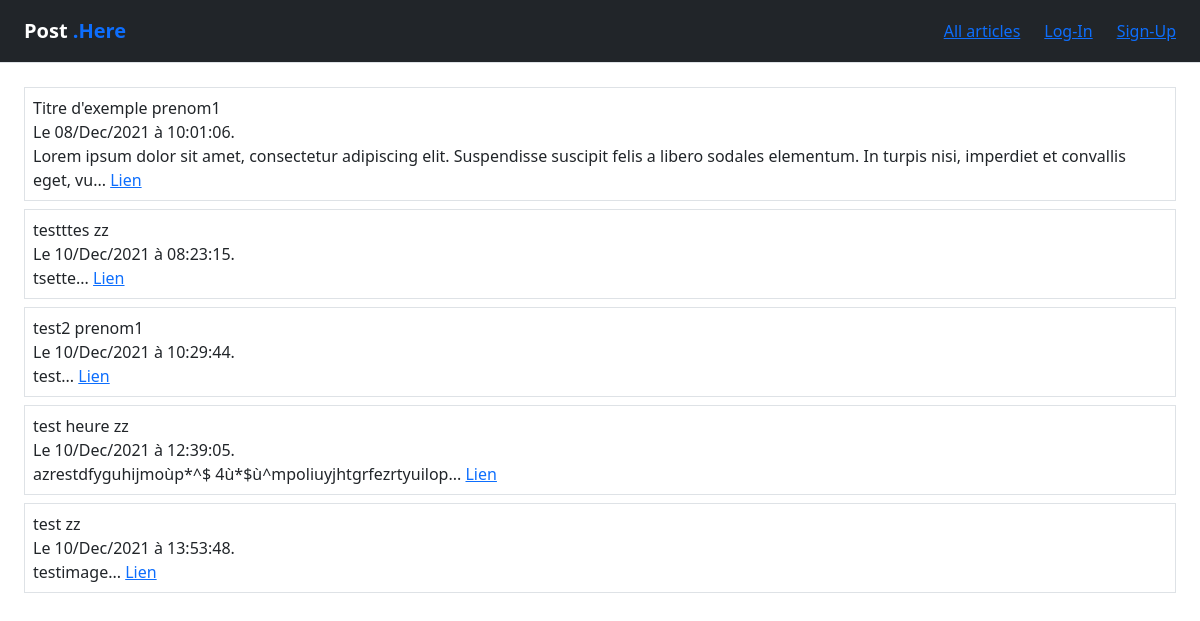
The page / on the database its author committed.
### tables this page shows
CREATE TABLE `posts` (
  `id` int(11) NOT NULL,
  `title` varchar(255) NOT NULL,
  `image` longblob DEFAULT NULL,
  `content` text NOT NULL,
  `author_id` int(11) NOT NULL,
  `created_at` timestamp NOT NULL DEFAULT current_timestamp(),
  `modified_at` timestamp NULL DEFAULT NULL
);

CREATE TABLE `users` (
  `id` int(11) NOT NULL,
  `name` varchar(255) NOT NULL,
  `first_name` varchar(255) NOT NULL,
  `email` varchar(255) NOT NULL,
  `password` varchar(255) NOT NULL,
  `admin` tinyint(1) NOT NULL,
  `created_at` timestamp NOT NULL DEFAULT current_timestamp()
);

### src/controllers/HomeController.php (called while the page is built, shortened)
<?php
class HomeController extends BaseController{
    public function executeHome()
    {
        $postManager = new PostManager(PDOFactory::getMysqlConnection());
        $posts = $postManager->getAllPosts();
        $userManager = new UserManager(PDOFactory::getMysqlConnection());
        $this->render(
            'home.php',
            [
                'posts' => $posts,
                'userManager' => $userManager
            ],
            'Accueil'
        );
    }
}

### src/config/routes/Router.php (called while the page is built, shortened)
<?php
class Router
{
    public function getController()
    {
        $xml = new DOMDocument();
        $xml->load(__DIR__ .'/routes.xml');
        $routes = $xml->getElementsByTagName('route');
        isset($_GET['path']) ? $path = strtolower(htmlspecialchars($_GET['path'])) : $path = '/';
        foreach ($routes as $route) {
            if ($path === $route->getAttribute('path')) {
                $action = $route->getAttribute('action');
                $params = [];
                return new $controllerClass($action, $params);
            }
        }
       return new ErrorController('error404');
    }
}

### index.php (called while the page is built, shortened)
<?php
$router = new \App\config\routes\Router();
$router->getController();
?>

### src/config/factories/PDOFactory.php (called while the page is built, shortened)
<?php
class PDOFactory{
    public static function getMysqlConnection(): PDO{
        return new PDO('mysql:host=db;dbname=posthere', 'root', 'example');
    }
}

### src/models/BaseManager.php (called while the page is built, shortened)
<?php
abstract class BaseManager
{
    public function __construct($pdo)
    {
        $this->pdo = $pdo;
    }
}

### src/models/PostManager.php (called while the page is built, shortened)
<?php
class PostManager extends BaseManager
{
    public function getAllPosts(): array
    {
        $query = $this->pdo->prepare('SELECT * FROM posts');
        $query->execute();
        return $query->fetchAll(\PDO::FETCH_CLASS, Post::class);
    }
}

### src/entity/Post.php (called while the page is built, shortened)
<?php
class Post {
    private int $id;
    private string $title;
    private string $content;
    private string $author_id;
    private string $created_at;
    public function getId()
    {
        return $this->id;
    }
    public function getTitle(){
        return $this->title;
    }
    public function getContent(){
        return $this->content;
    }
    public function getAuthorId(){
        return $this->author_id;
    }
    public function getCreatedAt(){
        return date($this->created_at);
    }
}

### src/models/UserManager.php (called while the page is built, shortened)
<?php
class UserManager extends BaseManager
{
    public function getUserById(int $id): User
    {
        $search = $this->pdo->prepare('SELECT * FROM users WHERE id = ?');
        $search->execute(array($id));
        $search->setFetchMode(\PDO::FETCH_CLASS, User::class);
        $user = $search->fetch();
        return $user;
    }
}

### src/entity/User.php (called while the page is built, shortened)
<?php
class User {
    private string $first_name;
    public function getFirstName(){
        return $this->first_name;
    }
}

### src/views/Frontend/home.php (the view)
<div class="px-4">
    <?php foreach($posts as $post) { ?>
        <div class="border mb-2 p-2">
            <div>
                <div>
                    <span><?= $post->getTitle() ?></span>
                    <?= $userManager->getUserById($post->getAuthorId())->getFirstName(); ?>
                </div>
                <?= date('\L\e\ d/M/Y \à\ H:i:s.', strtotime($post->getCreatedAt())) ?>
            </div>
            <?= substr($post->getContent(), 0, rand(150, 200)) . '...' ?>
            <?php echo '<a href="post/'.$post->getId().'">Lien</a>'; ?>
        </div>
    <?php } ?>
</div>

### src/controllers/BaseController.php (shortened to what this page needs)
<?php
abstract class BaseController
{
    private $templateFile = __DIR__ . './../views/template.php';
    private $viewsDir = __DIR__ . './../Views/Frontend/';
    public function __construct(string $action, array $params = [])
    {
        $method = 'execute' . ucfirst($action);
        if (is_callable([$this, $method])) {
            $this->$method();
        }
    }
    public function render(string $template, array $arguments, string $title)
    {
        $view = $this->viewsDir . $template;
        require $view;
        $content = ob_get_clean();
        require $this->templateFile;
        exit;
    }
}

### src/views/template.php (shortened to what this page needs)
<!DOCTYPE html>
<html lang="fr">
<head>
    <link href="https://cdn.jsdelivr.net/npm/bootstrap@5.1.3/dist/css/bootstrap.min.css" rel="stylesheet"
>
</head>
<body>
    <?php include 'Frontend/navbar.php'; ?>
    <?= $content;?>
</html>

### src/views/Frontend/navbar.php (shortened to what this page needs)
<nav class="d-flex flex-wrap align-items-center justify-content-center justify-content-md-between py-3 px-4 mb-4 border-bottom bg-dark text-white">
    <div class="fw-bold fs-5">
        <span>Post</span>
        <span class="text-primary">.Here</span>
    </div>
    <ul class="d-flex list-unstyled gap-4 mb-0">
        <a href="/">All articles</a>
        <?php if($_SESSION['user_actual'] == null){ ?>
            <a href="/connexion">Log-In</a>
            <a href="/inscription">Sign-Up</a>
        <?php } ?>
    </ul>
</nav>

### rows shown on the page
posts: title "Titre d'exemple", author.first_name "prenom1", created_at "Le 08/Dec/2021 à 10:01:06."
posts: title "testttes", author.first_name "zz", created_at "Le 10/Dec/2021 à 08:23:15."
posts: title "test2", author.first_name "prenom1", created_at "Le 10/Dec/2021 à 10:29:44."
posts: title "test heure", author.first_name "zz", created_at "Le 10/Dec/2021 à 12:39:05."
posts: title "test", author.first_name "zz", created_at "Le 10/Dec/2021 à 13:53:48."
